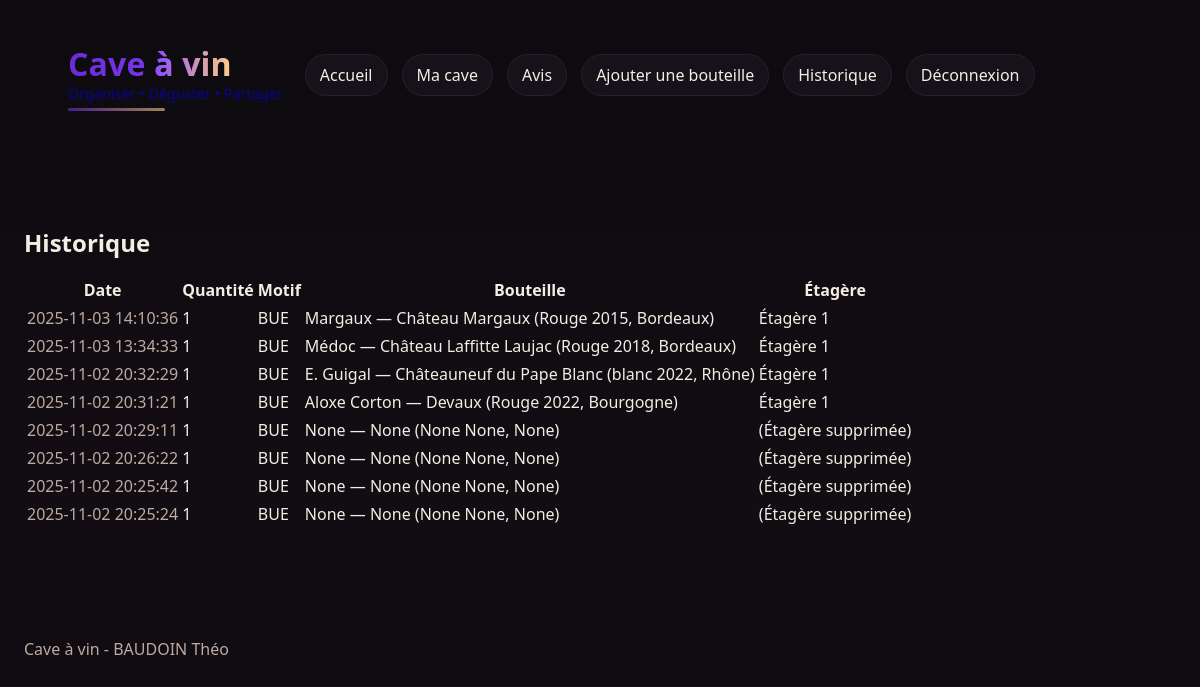
Screenshot of /historique (signed in) with the database file from the repository.
### tables this page shows
CREATE TABLE sortie_archive (
        id_archive     INTEGER PRIMARY KEY AUTOINCREMENT,
        id_stock       INTEGER NOT NULL,
        id_utilisateur INTEGER NOT NULL,
        "date"         TEXT NOT NULL,
        quantite       INTEGER NOT NULL,
        motif          TEXT NOT NULL, id_bouteille INTEGER, id_etagere INTEGER,  -- ex: BUE/OFFERTE/CASSEE
        FOREIGN KEY (id_stock)       REFERENCES stock_bouteilles(id_stock) ON DELETE CASCADE,
        FOREIGN KEY (id_utilisateur) REFERENCES utilisateur(id_utilisateur) ON DELETE CASCADE
    );

CREATE TABLE bouteille (
        id_bouteille INTEGER PRIMARY KEY AUTOINCREMENT,
        domaine TEXT NOT NULL,
        nom     TEXT NOT NULL,
        type    TEXT NOT NULL,
        annee   INTEGER NOT NULL,
        region  TEXT NOT NULL,
        prix    REAL NOT NULL,
        photo   TEXT
    );

### app.py (the view)
@app.route("/historique")
@login_required
def historique():
    uid = current_uid()
    with DB() as c:
        moves = c.execute("""
            SELECT a.date, a.quantite, a.motif,
                   b.domaine, b.nom, b.annee, b.type, b.region,
                   COALESCE(e.nom, '(Étagère supprimée)') AS etagere_nom
            FROM sortie_archive a
            LEFT JOIN bouteille b ON b.id_bouteille = a.id_bouteille
            LEFT JOIN etagere  e  ON e.id_etagere   = a.id_etagere
            WHERE a.id_utilisateur = ?
            ORDER BY a.date DESC
        """, (uid,)).fetchall()
    return render_template("historique.html", moves=moves)

### app.py (called while the page is built)
def current_uid() -> Optional[int]:
    return session.get("uid")

def login_required(view):
    @wraps(view)
    def wrapper(*a, **kw):
        if not current_uid():
            return redirect(url_for("connexion", next=request.path))
        return view(*a, **kw)
    return wrapper

@app.context_processor
def inject_stats():
    try:
        return dict(stats=build_user_stats(current_uid()))
    except Exception:
        return dict(stats={"my_bottles": 0, "my_reviews": 0, "my_value": 0,
                           "my_drunk": 0, "my_lots": 0, "top_rated": []})

### models.py (called while the page is built)
@contextmanager
def Database(path: str = DB_PATH):
    conn: Optional[sqlite3.Connection] = None
    try:
        conn = sqlite3.connect(path)
        conn.row_factory = sqlite3.Row
        yield conn
        conn.commit()
    except Exception:
        if conn:
            conn.rollback()
        raise
    finally:
        if conn:
            conn.close()

### templates/historique.html (shortened to what this page needs)
{% extends "base.html" %}
{% block content %}
<h2>Historique</h2>
<table class="table">
  <thead>
    <tr><th>Date</th><th>Quantité</th><th>Motif</th><th>Bouteille</th><th>Étagère</th></tr>
  </thead>
  <tbody>
    {% for m in moves %}
    <tr>
      <td class="muted">{{ m.date }}</td>
      <td>{{ m.quantite }}</td>
      <td>{{ m.motif }}</td>
      <td>{{ m.nom }} — {{ m.domaine }} ({{ m.type }} {{ m.annee }}, {{ m.region }})</td>
      <td>{{ m.etagere_nom }}</td>
    </tr>
    {% else %}
    <tr><td colspan="5" class="muted">Aucun mouvement.</td></tr>
    {% endfor %}
  </tbody>
</table>
{% endblock %}

### static/style.css (style rules this page uses)
:root { --bg: #0f0c10; --panel: #19151c; --panel-2: #1e1922; --ink: #f4ede3; --muted: #bdaaa0; --accent: #ffd27a; --accent-2: #f0a34b; --danger: #ff6b6b; --bg: #141116; --panel: #1b161f; --panel-2: #211a25; --oak-1: #7b4d24; --oak-2: #935d2a; --oak-3: #a06938; --r-sm: 10px; --r-md: 16px; --shadow-1: 0 8px 20px rgba(0,0,0,.25); --shadow-2: inset 0 2px 0 rgba(255,255,255,.06), inset 0 -4px 20px rgba(0,0,0,.35); --slot: 132px; }
* { box-sizing: border-box; }
html,body { height:100%; }
html { scroll-behavior: smooth; }
body { margin:0; background: linear-gradient(180deg,#0e0b10 0%, #110d13 60%, #0f0c10 100%); color:var(--ink); font: 16px/1.5 system-ui,-apple-system,Segoe UI,Roboto,Helvetica,Arial; }
h2 { margin:18px 0 14px; font-size:24px; }
.muted { color:var(--muted); }
:root { --slot: 190px; --slot-h: 210px; --gap: 18px; }
:root { --brand-purple: #6b2bd9; --brand-violet: #8a4bff; --brand-gold: #ffd27a; --brand-ink: #1b1418; }

### rows the page displays
sortie_archive: date "2025-11-03 14:10:36", quantite "1", motif "BUE", nom "Margaux", domaine "Château Margaux", type "Rouge", annee "2015", region "Bordeaux", etagere_nom "Étagère 1"
sortie_archive: date "2025-11-03 13:34:33", quantite "1", motif "BUE", nom "Médoc", domaine "Château Laffitte Laujac", type "Rouge", annee "2018", region "Bordeaux", etagere_nom "Étagère 1"
sortie_archive: date "2025-11-02 20:32:29", quantite "1", motif "BUE", nom "E. Guigal", domaine "Châteauneuf du Pape Blanc", type "blanc", annee "2022", region "Rhône", etagere_nom "Étagère 1"
sortie_archive: date "2025-11-02 20:31:21", quantite "1", motif "BUE", nom "Aloxe Corton", domaine "Devaux", type "Rouge", annee "2022", region "Bourgogne", etagere_nom "Étagère 1"
sortie_archive: date "2025-11-02 20:29:11", quantite "1", motif "BUE", nom "None", domaine "None", type "None", annee "None", region "None", etagere_nom "(Étagère supprimée)"
sortie_archive: date "2025-11-02 20:26:22", quantite "1", motif "BUE", nom "None", domaine "None", type "None", annee "None", region "None", etagere_nom "(Étagère supprimée)"
sortie_archive: date "2025-11-02 20:25:42", quantite "1", motif "BUE", nom "None", domaine "None", type "None", annee "None", region "None", etagere_nom "(Étagère supprimée)"
sortie_archive: date "2025-11-02 20:25:24", quantite "1", motif "BUE", nom "None", domaine "None", type "None", annee "None", region "None", etagere_nom "(Étagère supprimée)"
